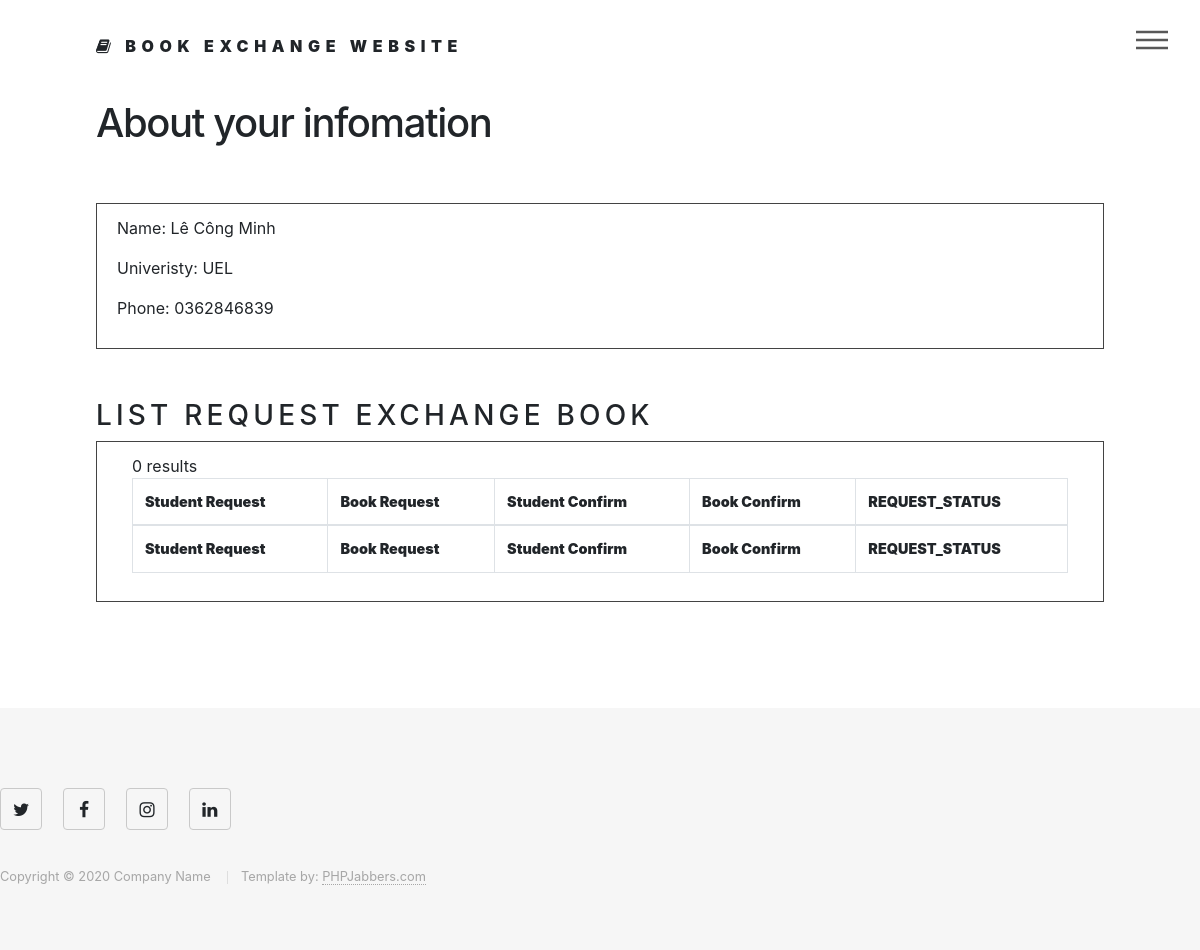
Screenshot of /doanphp/home/requestexchange.php (signed in) with the database file from the repository.
### tables this page shows
CREATE TABLE `student` (
  `STUDENT_ID` int(10) NOT NULL,
  `STUDENT_NAME` varchar(50) DEFAULT NULL,
  `UNIVERSITY` varchar(50) DEFAULT NULL,
  `STUDENT_EMAIL` varchar(50) DEFAULT NULL,
  `STUDENT_PASSWORD` varchar(50) DEFAULT NULL,
  `STUDENT_PHONE` varchar(50) DEFAULT NULL,
  `STUDENT_ADDRESS` varchar(50) DEFAULT NULL,
  `STUDENT_LOSTBOOK` int(10) DEFAULT NULL
);

### doanphp/home/requestexchange.php (the view, shortened to what this page needs)
<?php
include '../database.php';
$id=$_SESSION['idstulog'];
?>
<!DOCTYPE html>
<html lang="en">
<head>
    <link rel="stylesheet" href="assets/css/main.css" />
    <link rel="stylesheet" href="https://maxcdn.bootstrapcdn.com/bootstrap/4.4.1/css/bootstrap.min.css">
</head>
<body>
<div id="wrapper">
    <header id="header">
        <div class="inner">
            <a href="index.php" class="logo">
                <span class="fa fa-book"></span> <span class="title">Book Exchange Website</span>
            </a>
            <nav>
                <ul>
                    <li><a href="#menu">Menu</a></li>
                </ul>
            </nav>
        </div>
    </header>
    <div id="main">
        <div class="inner">
            <div class="student-details">
                <h1>About your infomation</h1>
                <div class="section-info" style="border:1px solid #434343; padding:12px 20px; margin-bottom: 10px;">
                    <?php
                    $sql = "SELECT STUDENT_ID,STUDENT_NAME,STUDENT_PHONE,STUDENT_ADDRESS,UNIVERSITY FROM student where STUDENT_ID='$id'";
                    $result = $conn->query($sql);
                    if ($result->num_rows > 0) {
                        while ($row = $result->fetch_assoc()) {
                            echo "<p>Name: " . $row["STUDENT_NAME"] . "</p>";
                            echo "<p>Univeristy: " . $row["UNIVERSITY"] . "</p>";
                            echo "<p>Phone: " . $row["STUDENT_PHONE"] . "</p>";
                        }
                    }
                    ?>
                </div>
            </div>
            <h3 style="margin-top:50px;">List request exchange book</h3>
            <div class="req-book" style="border:1px solid #434343; padding:12px 20px; margin-bottom: 10px;">
                <div class="container">
                    <table id="example" class="table table-striped table-bordered" style="border-collapse: collapse;">
                        <thead>
                        <tr>
                            <th>Student Request</th>
                            <th>Book Request</th>
                            <th>Student Confirm</th>
                            <th>Book Confirm</th>
                            <th>REQUEST_STATUS</th>
                        </tr>
                        </thead>
                        <tfoot>
                        <tr>
                            <th>Student Request</th>
                            <th>Book Request</th>
                            <th>Student Confirm</th>
                            <th>Book Confirm</th>
                            <th>REQUEST_STATUS</th>
                        </tr>
                        </tfoot>
                    </table>
                </div>
            </div>
        </div>
    </div>
</div>
<footer id="footer">
    <div class="inner">
        <section>
            <ul class="icons">
                <li><a href="#" class="icon style2 fa-twitter"><span class="label">Twitter</span></a></li>
                <li><a href="#" class="icon style2 fa-facebook"><span class="label">Facebook</span></a></li>
                <li><a href="#" class="icon style2 fa-instagram"><span class="label">Instagram</span></a></li>
                <li><a href="#" class="icon style2 fa-linkedin"><span class="label">LinkedIn</span></a></li>
            </ul>
        </section>
        <ul class="copyright">
            <li>Copyright © 2020 Company Name </li>
            <li>Template by: <a href="https://www.phpjabbers.com/">PHPJabbers.com</a></li>
        </ul>
    </div>
</footer>
</body>
</html>

### doanphp/home/requestexchange.php (style rules this page uses)
#example td,th { text-align: center; vertical-align: middle; }

### rows the page displays
student: STUDENT_NAME "Lê Công Minh", UNIVERSITY "UEL", STUDENT_PHONE "0362846839"
